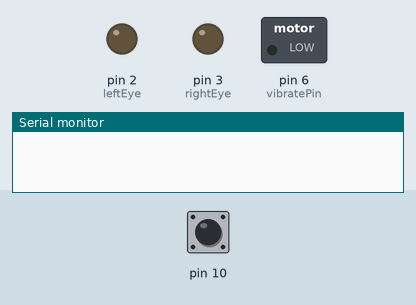
Recording of a sketch running on a simulated Arduino Uno, built with avr-gcc and run on an emulated ATmega328P. Parts: switched loads named in the sketch (green lamp = pin HIGH), output pins drawn as LEDs (lit = HIGH), the last lines printed to the serial monitor. The test bench sets the inputs (shaded band); at power-on: pin 10 HIGH.

Above: at 1.8 s.
1.9 s: pin 10 pulled LOW for 0.65 s
At 2.4 s:
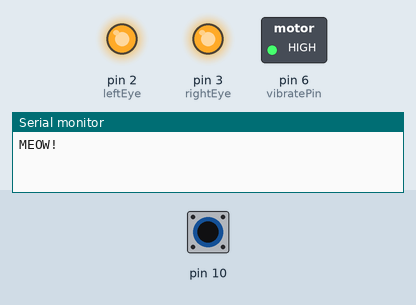
4.0 s: pin 10 pulled LOW for 3.2 s
At 7.8 s:
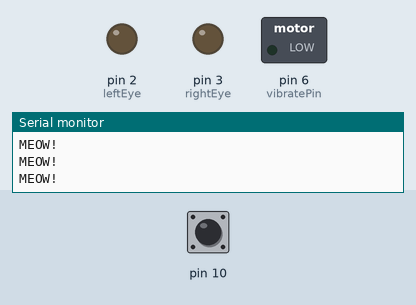
Timing chart, 0 to 9.3 s (numbered marks = the images above; inputs shaded):
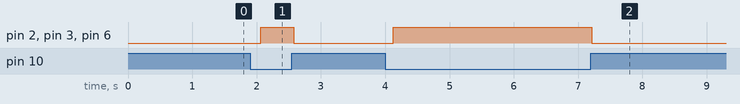

Measured:
- after the input at 1.9 s, pin 2 (leftEye), pin 3 (rightEye), pin 6 (vibratePin): LOW → HIGH after 0.16 s, → LOW 0.52 s later
- after the input at 4.0 s, pin 2 (leftEye), pin 3 (rightEye), pin 6 (vibratePin): LOW → HIGH after 0.12 s, → LOW 3.1 s later

The sketch:

cathatt_code.ino
```cpp
#include <CapacitiveSensor.h>

byte SEND       = 12;   // capacitance
byte RECIEVE    = 10;   // capacitance
int  vibratePin = 6;    // digital pin 6
int  leftEye    = 2;    // digital pin 2
int  rightEye   = 3;    // digital pin 3

CapacitiveSensor sense = CapacitiveSensor(SEND, RECIEVE);     // Inititalize capacitive sensor


// SETUP ============================================ SETUP
void setup()
{
  sense.set_CS_AutocaL_Millis(0xFFFFFFFF);  // Turn off auto calibration

  pinMode(vibratePin, OUTPUT);
  pinMode(leftEye, OUTPUT);
  pinMode(rightEye, OUTPUT);

  Serial.begin(9600);
  }

// LOOP =============================================== LOOP
void loop()
{
  long val  = sense.capacitiveSensor(2);  // samples 2 capacitive sensing materials

  //Serial.print("\n\nval:");  // for testing
  //Serial.print(val);

  digitalWrite(4, HIGH); // make sure no noise on digital pin

  // Determining if the conductive wire has been touched
  if(val > 10)
  {
    Serial.print("\nMEOW!\n");
    digitalWrite(vibratePin, HIGH); // vibrate
    digitalWrite(leftEye, HIGH);    // turn left LED on
    digitalWrite(rightEye, HIGH);   // turn right LED on
    delay(500);  // delay half a second
  }
  // Otherwise, turn the lights off, stop "purring"
  else
  {
    digitalWrite(vibratePin, LOW);  //stop vibrating
    digitalWrite(leftEye, LOW);
    digitalWrite(rightEye, LOW);
    delay(500); // delay half a second
  }

  delay(15); // allow small delay so that capacitive sensor library functions properly

}
```
